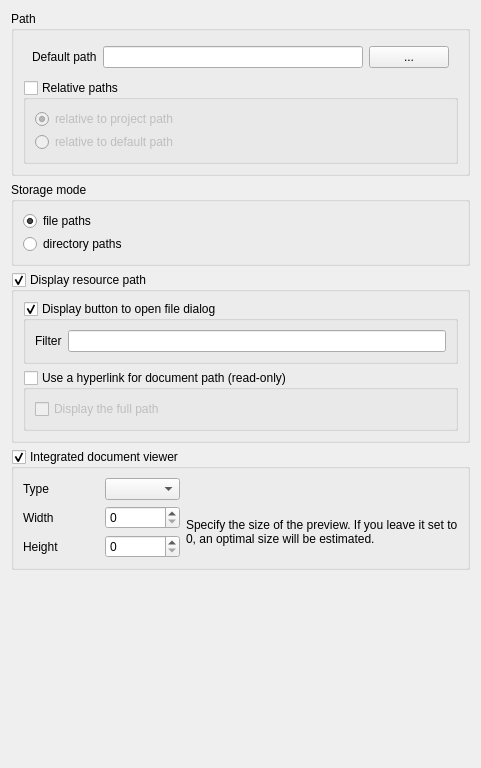
<?xml version="1.0" encoding="UTF-8"?>
<ui version="4.0">
 <author>Médéric Ribreux</author>
 <class>QgsExternalResourceConfigDlg</class>
 <widget class="QWidget" name="QgsExternalResourceConfigDlg">
  <property name="geometry">
   <rect>
    <x>0</x>
    <y>0</y>
    <width>481</width>
    <height>768</height>
   </rect>
  </property>
  <property name="windowTitle">
   <string>Form</string>
  </property>
  <layout class="QVBoxLayout" name="verticalLayout_2" stretch="0,0,0,0,0">
   <property name="sizeConstraint">
    <enum>QLayout::SetMinimumSize</enum>
   </property>
   <item>
    <widget class="QGroupBox" name="groupBox">
     <property name="title">
      <string>Path</string>
     </property>
     <layout class="QGridLayout" name="gridLayout_2">
      <item row="0" column="0">
       <layout class="QHBoxLayout" name="horizontalLayout">
        <property name="spacing">
         <number>6</number>
        </property>
        <property name="sizeConstraint">
         <enum>QLayout::SetMinimumSize</enum>
        </property>
        <property name="leftMargin">
         <number>9</number>
        </property>
        <property name="topMargin">
         <number>6</number>
        </property>
        <property name="rightMargin">
         <number>9</number>
        </property>
        <property name="bottomMargin">
         <number>6</number>
        </property>
        <item>
         <widget class="QLabel" name="label">
          <property name="text">
           <string>Default path</string>
          </property>
         </widget>
        </item>
        <item>
         <widget class="QLineEdit" name="mRootPath">
          <property name="enabled">
           <bool>true</bool>
          </property>
          <property name="toolTip">
           <string>&lt;html&gt;&lt;head/&gt;&lt;body&gt;&lt;p&gt;When not empty, always open the file selector at the root of this path for searching new files. If empty, the last used path of this editor widget will be used. If this editor widget has never been used by the user, the project path will be used.&lt;/p&gt;&lt;/body&gt;&lt;/html&gt;</string>
          </property>
          <property name="autoFillBackground">
           <bool>false</bool>
          </property>
          <property name="placeholderText">
           <string/>
          </property>
         </widget>
        </item>
        <item>
         <widget class="QPushButton" name="mRootPathButton">
          <property name="text">
           <string>...</string>
          </property>
         </widget>
        </item>
       </layout>
      </item>
      <item row="1" column="0">
       <widget class="QGroupBox" name="mRelativeGroupBox">
        <property name="sizePolicy">
         <sizepolicy hsizetype="Preferred" vsizetype="Minimum">
          <horstretch>0</horstretch>
          <verstretch>0</verstretch>
         </sizepolicy>
        </property>
        <property name="toolTip">
         <string>&lt;html&gt;&lt;head/&gt;&lt;body&gt;&lt;p&gt;If you want to make the attribute to store only relative paths, toggle one of these options.&lt;/p&gt;&lt;/body&gt;&lt;/html&gt;</string>
        </property>
        <property name="title">
         <string>Relative paths</string>
        </property>
        <property name="flat">
         <bool>false</bool>
        </property>
        <property name="checkable">
         <bool>true</bool>
        </property>
        <property name="checked">
         <bool>false</bool>
        </property>
        <layout class="QVBoxLayout" name="verticalLayout_3">
         <property name="spacing">
          <number>3</number>
         </property>
         <item>
          <widget class="QRadioButton" name="mRelativeProject">
           <property name="toolTip">
            <string>&lt;html&gt;&lt;head/&gt;&lt;body&gt;&lt;p&gt;If possible, this option makes the storage of the filenames with relative paths from the current QGIS project path.&lt;/p&gt;&lt;p&gt;Eg: if your QGIS project is in &lt;span style=&quot; font-style:italic;&quot;&gt;&amp;quot;/home/user/my_project.qgs&amp;quot;&lt;/span&gt; and your filename is &lt;span style=&quot; font-style:italic;&quot;&gt;&amp;quot;/home/user/data/files/test.pdf&amp;quot;&lt;/span&gt;, the attribute will only store &lt;span style=&quot; font-style:italic;&quot;&gt;&amp;quot;data/files/test.pdf&amp;quot;&lt;/span&gt;.&lt;/p&gt;&lt;/body&gt;&lt;/html&gt;</string>
           </property>
           <property name="text">
            <string>relative to project path</string>
           </property>
           <property name="checked">
            <bool>true</bool>
           </property>
           <attribute name="buttonGroup">
            <string notr="true">mRelativeButtonGroup</string>
           </attribute>
          </widget>
         </item>
         <item>
          <widget class="QRadioButton" name="mRelativeDefault">
           <property name="enabled">
            <bool>false</bool>
           </property>
           <property name="toolTip">
            <string>&lt;html&gt;&lt;head/&gt;&lt;body&gt;&lt;p&gt;If possible, this option makes the storage of the filenames with relative paths from the default path set just above.&lt;/p&gt;&lt;p&gt;Eg: if your default path is &lt;span style=&quot; font-style:italic;&quot;&gt;&amp;quot;/home/user/data/&amp;quot;&lt;/span&gt; and your filename is &lt;span style=&quot; font-style:italic;&quot;&gt;&amp;quot;/home/user/data/files/test.pdf&amp;quot;&lt;/span&gt;, the attribute will only store &lt;span style=&quot; font-style:italic;&quot;&gt;&amp;quot;files/test.pdf&amp;quot;&lt;/span&gt;.&lt;/p&gt;&lt;/body&gt;&lt;/html&gt;</string>
           </property>
           <property name="text">
            <string>relative to default path</string>
           </property>
           <attribute name="buttonGroup">
            <string notr="true">mRelativeButtonGroup</string>
           </attribute>
          </widget>
         </item>
        </layout>
       </widget>
      </item>
     </layout>
    </widget>
   </item>
   <item>
    <widget class="QGroupBox" name="mStorageGroupBox">
     <property name="sizePolicy">
      <sizepolicy hsizetype="Preferred" vsizetype="Minimum">
       <horstretch>0</horstretch>
       <verstretch>0</verstretch>
      </sizepolicy>
     </property>
     <property name="toolTip">
      <string>&lt;html&gt;&lt;head/&gt;&lt;body&gt;&lt;p&gt;Set exclusive file selection methods.&lt;/p&gt;&lt;/body&gt;&lt;/html&gt;</string>
     </property>
     <property name="title">
      <string>Storage mode</string>
     </property>
     <layout class="QVBoxLayout" name="verticalLayout">
      <property name="spacing">
       <number>3</number>
      </property>
      <item>
       <widget class="QRadioButton" name="mStoreFilesButton">
        <property name="toolTip">
         <string>&lt;html&gt;&lt;head/&gt;&lt;body&gt;&lt;p&gt;If this option is checked, the attribute can only store filenames (this is the default choice).&lt;/p&gt;&lt;/body&gt;&lt;/html&gt;</string>
        </property>
        <property name="text">
         <string>file paths</string>
        </property>
        <property name="checked">
         <bool>true</bool>
        </property>
        <attribute name="buttonGroup">
         <string notr="true">mStorageButtonGroup</string>
        </attribute>
       </widget>
      </item>
      <item>
       <widget class="QRadioButton" name="mStoreDirsButton">
        <property name="toolTip">
         <string>&lt;html&gt;&lt;head/&gt;&lt;body&gt;&lt;p&gt;If this option is checked, the attribute can only store directories and not filenames. The file selector will let you choose only directories and not files.&lt;/p&gt;&lt;/body&gt;&lt;/html&gt;</string>
        </property>
        <property name="text">
         <string>directory paths</string>
        </property>
        <attribute name="buttonGroup">
         <string notr="true">mStorageButtonGroup</string>
        </attribute>
       </widget>
      </item>
     </layout>
    </widget>
   </item>
   <item>
    <widget class="QGroupBox" name="mFileWidgetGroupBox">
     <property name="title">
      <string>Display resource path</string>
     </property>
     <property name="checkable">
      <bool>true</bool>
     </property>
     <layout class="QGridLayout" name="gridLayout_3">
      <item row="1" column="0">
       <widget class="QGroupBox" name="mUseLink">
        <property name="sizePolicy">
         <sizepolicy hsizetype="Preferred" vsizetype="Fixed">
          <horstretch>0</horstretch>
          <verstretch>0</verstretch>
         </sizepolicy>
        </property>
        <property name="toolTip">
         <string>&lt;html&gt;&lt;head/&gt;&lt;body&gt;&lt;p&gt;This option displays file paths as clickable hyperlinks. When you click on the file path, the file should normally be opened by the default viewer defined in your operating system.&lt;/p&gt;&lt;/body&gt;&lt;/html&gt;</string>
        </property>
        <property name="title">
         <string>Use a hyperlink for document path (read-only)</string>
        </property>
        <property name="checkable">
         <bool>true</bool>
        </property>
        <property name="checked">
         <bool>false</bool>
        </property>
        <layout class="QFormLayout" name="formLayout">
         <item row="0" column="0">
          <widget class="QCheckBox" name="mFullUrl">
           <property name="toolTip">
            <string>&lt;html&gt;&lt;head/&gt;&lt;body&gt;&lt;p&gt;By default, the hyperlink is only displayed with the name of the file and not the full path. If you check this option, hyperlinks will be displayed with the complete path.&lt;/p&gt;&lt;/body&gt;&lt;/html&gt;</string>
           </property>
           <property name="text">
            <string>Display the full path</string>
           </property>
          </widget>
         </item>
        </layout>
       </widget>
      </item>
      <item row="0" column="0">
       <widget class="QGroupBox" name="mFileWidgetButtonGroupBox">
        <property name="title">
         <string>Display button to open file dialog</string>
        </property>
        <property name="checkable">
         <bool>true</bool>
        </property>
        <layout class="QFormLayout" name="formLayout_2">
         <item row="0" column="0">
          <widget class="QLabel" name="label_4">
           <property name="text">
            <string>Filter</string>
           </property>
          </widget>
         </item>
         <item row="0" column="1">
          <widget class="QLineEdit" name="mFileWidgetFilterLineEdit">
           <property name="toolTip">
            <string>&lt;html&gt;&lt;head/&gt;&lt;body&gt;&lt;p&gt;Filter syntax is borrowed from Qt &lt;a href=&quot;http://doc.qt.io/qt-4.8/qfiledialog.html#getOpenFileName&quot;&gt;&lt;span style=&quot; text-decoration: underline; color:#0000ff;&quot;&gt;QFileDialog::getOpenFileName&lt;/span&gt;&lt;/a&gt;&lt;span style=&quot; font-family:'Courier New,courier';&quot;&gt;.&lt;/span&gt;&lt;/p&gt;&lt;p&gt;If you want simple filter on all pdf files, just use:&lt;/p&gt;&lt;p&gt;&lt;span style=&quot; font-family:'Courier New,courier';&quot;&gt;*.pdf&lt;/span&gt;&lt;/p&gt;&lt;p&gt;If you want one filter for multiple file extensions (on .pdf, .odt and .doc files):&lt;/p&gt;&lt;p&gt;&lt;span style=&quot; font-family:'Courier New,courier';&quot;&gt;*.pdf *.odt *.doc&lt;/span&gt;&lt;/p&gt;&lt;p&gt;If you want to describe your filter, use parentheses:&lt;/p&gt;&lt;p&gt;&lt;span style=&quot; font-family:'Courier New,courier';&quot;&gt;Text documents (*.pdf, *.odt, *.doc)&lt;/span&gt;&lt;/p&gt;&lt;p&gt;If you want multiple filters, separate them with ';;':&lt;/p&gt;&lt;p&gt;&lt;span style=&quot; font-family:'Courier New,courier';&quot;&gt;&amp;quot;Images (*.png *.xpm *.jpg);;Text files (*.txt);;XML files (*.xml)&amp;quot;&lt;/span&gt;&lt;/p&gt;&lt;/body&gt;&lt;/html&gt;</string>
           </property>
           <property name="placeholderText">
            <string/>
           </property>
          </widget>
         </item>
        </layout>
       </widget>
      </item>
     </layout>
    </widget>
   </item>
   <item>
    <widget class="QGroupBox" name="mDocumentViewerGroupBox">
     <property name="title">
      <string>Integrated document viewer</string>
     </property>
     <property name="checkable">
      <bool>true</bool>
     </property>
     <layout class="QGridLayout" name="gridLayout">
      <item row="2" column="1">
       <widget class="QLabel" name="label_13">
        <property name="text">
         <string>Height</string>
        </property>
       </widget>
      </item>
      <item row="2" column="2">
       <widget class="QSpinBox" name="mDocumentViewerHeight">
        <property name="suffix">
         <string/>
        </property>
        <property name="prefix">
         <string/>
        </property>
        <property name="maximum">
         <number>10000</number>
        </property>
       </widget>
      </item>
      <item row="1" column="2">
       <widget class="QSpinBox" name="mDocumentViewerWidth">
        <property name="maximum">
         <number>10000</number>
        </property>
       </widget>
      </item>
      <item row="1" column="1">
       <widget class="QLabel" name="label_12">
        <property name="text">
         <string>Width</string>
        </property>
       </widget>
      </item>
      <item row="1" column="3" rowspan="2">
       <widget class="QLabel" name="label_2">
        <property name="text">
         <string>Specify the size of the preview. If you leave it set to 0, an optimal size will be estimated.</string>
        </property>
        <property name="wordWrap">
         <bool>true</bool>
        </property>
       </widget>
      </item>
      <item row="0" column="1">
       <widget class="QLabel" name="label_3">
        <property name="text">
         <string>Type</string>
        </property>
       </widget>
      </item>
      <item row="0" column="2">
       <widget class="QComboBox" name="mDocumentViewerContentComboBox"/>
      </item>
     </layout>
    </widget>
   </item>
   <item>
    <spacer name="verticalSpacer">
     <property name="orientation">
      <enum>Qt::Vertical</enum>
     </property>
     <property name="sizeHint" stdset="0">
      <size>
       <width>20</width>
       <height>40</height>
      </size>
     </property>
    </spacer>
   </item>
  </layout>
 </widget>
 <resources/>
 <connections/>
 <buttongroups>
  <buttongroup name="mStorageButtonGroup"/>
  <buttongroup name="mRelativeButtonGroup"/>
 </buttongroups>
</ui>
